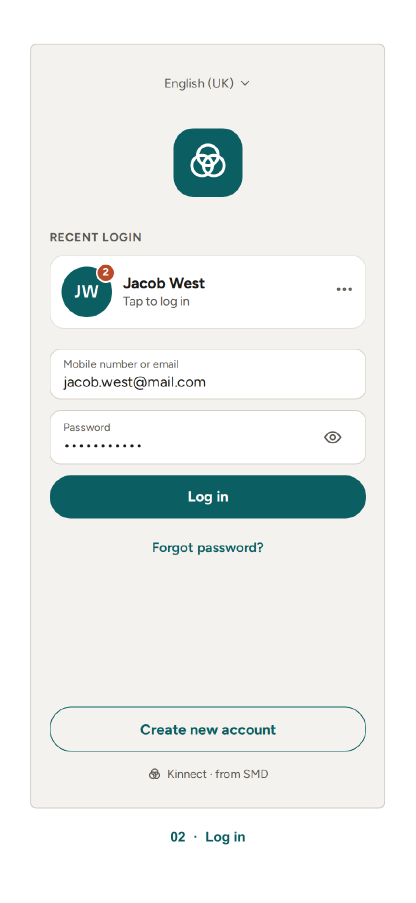
#> input picture design/screens/screen-02.png, 831 x 1806 px, found by its file name (shown at 1/2 size); its folder holds 4 pictures in this run
$ python measure_radii.py
#> lines starting #> are read from the running program, lines starting #| are printed output that depends on the picture; after the words box and inside, x2 and y2 are one past the last pixel; in counts of white or black regions, pixels touching at a corner belong together
### tools/px.py
"""Measure the design PNGs in dp. Used to build the design tokens and every screen.

Scale (see docs/DESIGN_TOKENS.md): the phone frame's grey outline is centred on x = 61.3 and
x = 768.3, so the screen is 707 px = 360 dp wide and 1 dp = 1.964 px. Coordinates printed by this
tool are dp from the top-left corner of the screen (x 62, y 89 in the PNG). Screen 14's frame
has its grey outline drawn 17 px left and 8 px up, but its content sits exactly where every
other screen's does (its tab divider runs past the outline), so it uses the same origin.

Commands (run from the project root, all coordinates in dp):

  python tools/px.py row  <screen> <y> [x0 x1]   colour runs along a horizontal line
  python tools/px.py col  <screen> <x> [y0 y1]   colour runs along a vertical line
  python tools/px.py top  <screen> <x0> <y0> <x1> <y1> [n]   most frequent colours in a box
  python tools/px.py raw  <screen> <x> <y0> <y1> every pixel down a line (1-px borders)
  python tools/px.py at   <screen> <x> <y>       colour of one point
  python tools/px.py bbox <screen> <x0> <y0> <x1> <y1> <hex> [tol]
                                                 bounding box of pixels close to a colour
  python tools/px.py crop <screen> <x0> <y0> <x1> <y1> <out.png> [zoom]

A "run" is a stretch of pixels whose colour stays within a small tolerance of its start;
anti-aliased edge pixels show up as short runs and are skipped (minimum 2 px).
"""
import sys

import numpy as np
from PIL import Image

S = "design/screens/screen-%02d.png"
PX_PER_DP = 707 / 360.0  # 1.964 px per dp
ORIGIN = (62.0, 89.0)  # PNG pixel of the screen's top-left corner
OFFSET = {}  # per-screen (dx, dy) PNG px corrections; none needed (see screen 14 note above)


def load(n):
#> called with n = 2
    return np.asarray(Image.open(S % n).convert("RGB")).astype(int)


def to_px(n, x, y):
    dx, dy = OFFSET.get(n, (0, 0))
    return ORIGIN[0] + dx + x * PX_PER_DP, ORIGIN[1] + dy + y * PX_PER_DP


def to_dp(n, px, py):
    dx, dy = OFFSET.get(n, (0, 0))
    return (px - ORIGIN[0] - dx) / PX_PER_DP, (py - ORIGIN[1] - dy) / PX_PER_DP


def hexc(c):
    return "#%02X%02X%02X" % tuple(int(v) for v in c)


# [79 lines left out: functions runs, main, not called in this run]


# [2 lines that do not run on import are left out]

### tools/measure_radii.py
"""Measure corner radii (dp) of rounded shapes in the design PNGs.

For each shape the script finds its bounding box (pixels close to one colour), then walks down
from the top edge and records how far the left edge is indented on each row. A corner of
radius r is indented r - sqrt(r^2 - (r - d)^2) at depth d, so r is fitted to that profile
(least squares over the rows above the point where the indent reaches zero).

Run from the project root:  python tools/measure_radii.py
"""
import numpy as np

import px

TEAL, CHIP, WHITE, TINT = "#0B5F63", "#ECE9E2", "#FFFFFF", "#E3EFEF"

# label, screen, search box (dp), colour, tolerance
SHAPES = [
    ("input 02 email (white)", 2, (16.8, 300, 342.7, 365), WHITE, 5),
    ("card 02 recent login", 2, (16.8, 205, 342.7, 295), WHITE, 5),
    ("logo tile 02", 2, (141.5, 82, 218, 158), TEAL, 30),
    ("button 02 Log in", 2, (14, 433, 345, 487), TEAL, 30),
    ("input 03 first name", 3, (16.8, 140, 177, 205), WHITE, 6),
    ("input 03 gender female", 3, (16.8, 320, 122, 375), WHITE, 6),
    ("story card 04 OF (night)", 4, (116, 173.6, 217, 340.6), "#2E3A4A", 12),
    ("composer 04 pill border", 4, (60, 106.4, 302, 148), "#D1D1CF", 18),
    ("tray 05 reactions", 5, (11, 423, 307, 479), WHITE, 6),
    ("tooltip 05 Love", 5, (69, 380, 117, 407), "#1C1B19", 25),
    ("bubble 06 comment", 6, (53.5, 102.3, 347.8, 174.6), CHIP, 6),
    ("photo 06 comment (sky)", 6, (56, 520, 200, 640), "#CBD8E9", 8),
    ("chip 07 Public", 7, (69, 89.6, 155.3, 120), TINT, 6),
    ("swatch 07 teal", 7, (51.4, 232.7, 88, 268.8), TEAL, 30),
    ("button 08 SELECT MULTIPLE", 8, (190, 306, 350.3, 346.7), TEAL, 30),
    ("camera 09 preview (sage)", 9, (0, 0, 360, 200), "#CDDAC0", 8),
    ("gallery 09 thumb (teal sky)", 9, (10, 590, 60, 640), "#BFD7D9", 10),
    ("pill 10 Your story", 10, (9, 708.3, 153, 758.2), "#2A2925", 8),
    ("tag 10 Saturday plans", 10, (25, 395, 210, 445), "#B84A2A", 25),
    ("button 13 Join", 13, (286.7, 419, 349.3, 457.7), TEAL, 30),
    ("avatar 13 OP", 13, (11, 411, 66, 465), "#7A4E7F", 30),
    ("button 13 See all people", 13, (11.7, 325.4, 349.3, 367.1), CHIP, 6),
    ("chip 14 Suggestions", 14, (13.2, 105.4, 118.6, 145.1), CHIP, 6),
    ("button 14 Confirm", 14, (98.2, 237.8, 221.9, 278.5), TEAL, 30),
    ("button 15 Add to story", 15, (11.7, 386.5, 155.3, 429.7), TEAL, 30),
    ("chip 15 Posts tab", 15, (11.7, 435.8, 76.4, 475), TINT, 5),
    ("tile 15 friend LM", 15, (11, 698, 121, 777), "#7A4E7F", 30),
    ("cover 16 (teal sky)", 16, (13.2, 242.4, 347.8, 357), "#BFD7D9", 6),
    ("photo 17 grid night", 17, (13.2, 619.2, 125.3, 728.6), "#2E3A4A", 12),
    ("button 18 Confirm", 18, (77.9, 275.4, 192.5, 316), TEAL, 30),
    ("button 18 See previous", 18, (11.7, 657.3, 349.3, 700.6), CHIP, 6),
    ("card 19 profile", 19, (11.7, 100, 349.3, 176), WHITE, 4),
    ("card 19 memories", 19, (11.7, 200, 179.7, 290), WHITE, 4),
    ("button 19 See more", 19, (11.7, 448.6, 349.3, 493.4), CHIP, 6),
    ("button 19 Log out", 19, (11.7, 649.7, 349.3, 699), CHIP, 6),
    ("input 20 search", 20, (11.7, 52.4, 349.3, 96.2), CHIP, 6),
    ("bubble 21 received (first)", 21, (42.2, 233.7, 294.3, 271.4), CHIP, 6),
    ("bubble 21 sent (first)", 21, (233, 347.8, 351.3, 387.5), TEAL, 30),
    ("photo 21 chat (lilac)", 21, (161.9, 517.3, 351.3, 651.2), "#D8C7D9", 8),
    ("avatar 22 AM", 22, (103, 209, 256, 362), "#7A4E7F", 30),
    ("button 22 end call", 22, (174.7, 648.2, 256, 728.6), "#C62827", 25),
    ("label 23 JUST LISTED", 23, (19.3, 199, 103.3, 222), "#B84A2A", 25),
    ("tile 23 product (sage)", 23, (13.2, 191.5, 178.2, 357), "#CDDAC0", 8),
    ("chip 23 Sell", 23, (13.2, 105.4, 178.2, 145), CHIP, 6),
]


def fit_radius(indent):
    """Fit r (px) to the indent profile of a corner (indent[d] = left indent at depth d)."""
    best, best_err = 0, 1e9
    for r in np.arange(1, 120, 0.25):
        d = np.arange(len(indent)) + 0.5
        model = np.where(d < r, r - np.sqrt(np.maximum(r * r - (r - d) ** 2, 0)), 0)
        n = int(min(len(indent), r + 2))
        err = np.mean((model[:n] - indent[:n]) ** 2)
        if err < best_err:
            best, best_err = r, err
    return best


if __name__ == "__main__":
    cache = {}
    for label, n, box, colour, tol in SHAPES:
        if n not in cache:
            cache[n] = px.load(n)
        a = cache[n]
        x0, y0 = px.to_px(n, box[0], box[1])
        x1, y1 = px.to_px(n, box[2], box[3])
        x0, y0, x1, y1 = int(x0), int(y0), int(x1), int(y1)
        target = np.array([int(colour[i:i + 2], 16) for i in (1, 3, 5)])
        m = np.abs(a[y0:y1, x0:x1] - target).max(axis=2) <= tol
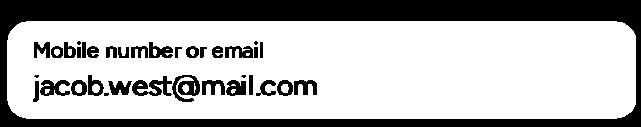
#> m: shape (127, 641) bool; 69.6% white; 36 black regions (5 under 20 px), largest, box (x1, y1, x2, y2) and area: (0, 0, 641, 127) 20162, (172, 75, 200, 102) 421, (132, 76, 172, 96) 413
        ys, xs = np.where(m)
        if len(xs) == 0:
            print("%-30s no match" % label)
            continue
        top, left, bottom = ys.min(), xs.min(), ys.max()
#> top = 21; left = 7; bottom = 118
        indent = []
        for y in range(top, min(top + 120, bottom)):
            row = np.where(m[y])[0]
            indent.append((row.min() - left) if len(row) else 0)
#> after the loop, indent = 97 values, max 19 at index 0, min 0 at index 19, mean 2.02
        indent = np.array(indent, float)
        r = fit_radius(indent)
#> the loop in fit_radius, `for r in np.arange(1, 120, 0.25):` made 476 passes
#> (n, err, best, best_err) on passes 1 to 12: (3, 232, 1, 232), (3, 230.5, 1.25, 230.5), (3, 228.9, 1.5, 228.9), (3, 226.9, 1.75, 226.9), (4, 193.5, 2, 193.5), (4, 191.6, 2.25, 191.6), (4, 189.5, 2.5, 189.5), (4, 187.3, 2.75, 187.3), (5, 164.1, 3, 164.1), (5, 162.1, 3.25, 162.1), (5, 159.9, 3.5, 159.9), (5, 157.7, 3.75, 157.7)
#> after the loop in fit_radius, `for r in np.arange(1, 120, 0.25):`: best = 22.5; best_err = 0.144
#> r = 22.5
        h = (bottom - top + 1) / px.PX_PER_DP
#> h = 49.9
        print("%-30s radius %5.1f dp   (height %5.1f dp%s)"
              % (label, r / px.PX_PER_DP, h, ", pill" if r / px.PX_PER_DP > h / 2 - 1.5 else ""))
#| input 02 email (white)         radius  11.5 dp   (height  49.9 dp)
#> (the run stopped early here; a loop or call above may not have finished)
